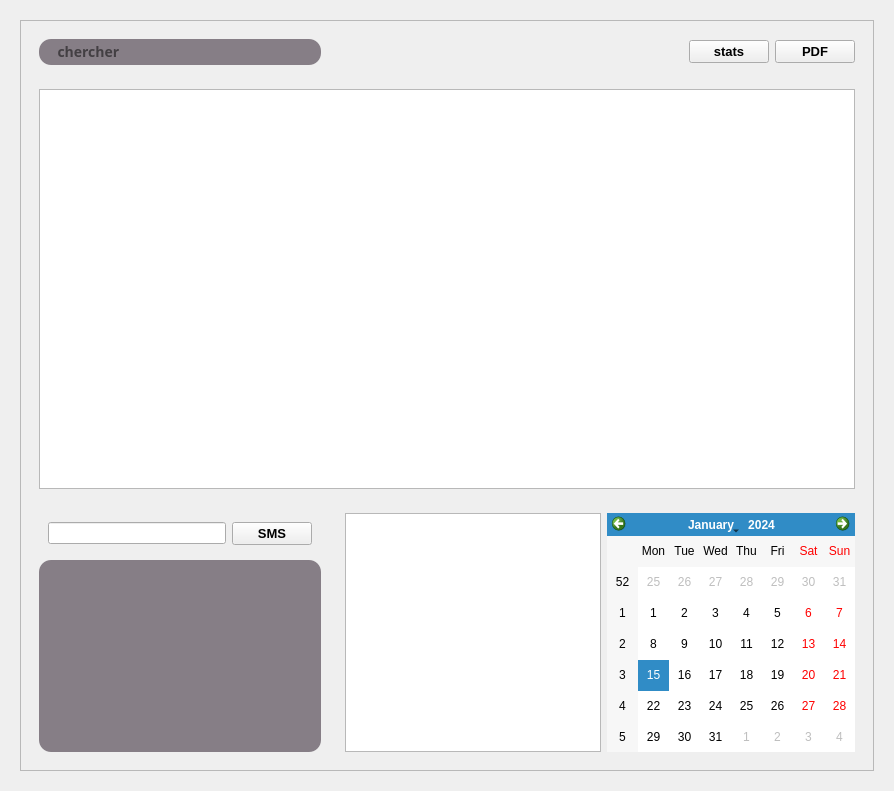
            <widget class="QWidget" name="mainbody" native="true">
             <layout class="QHBoxLayout" name="horizontalLayout_6">
              <item>
               <widget class="QStackedWidget" name="stackedWidget">
                <property name="minimumSize">
                 <size>
                  <width>165</width>
                  <height>100</height>
                 </size>
                </property>
                <property name="currentIndex">
                 <number>1</number>
                </property>
                <widget class="QWidget" name="page"/>
                <widget class="QWidget" name="page_2">
                 <layout class="QVBoxLayout" name="verticalLayout_9">
                  <item>
                   <widget class="QFrame" name="frame_5">
                    <property name="frameShape">
                     <enum>QFrame::StyledPanel</enum>
                    </property>
                    <property name="frameShadow">
                     <enum>QFrame::Raised</enum>
                    </property>
                    <layout class="QGridLayout" name="gridLayout">
                     <item row="2" column="0" colspan="2">
                      <widget class="QWidget" name="widget_4" native="true">
                       <layout class="QVBoxLayout" name="verticalLayout_13">
                        <item>
                         <widget class="QTableView" name="tableView">
                          <property name="minimumSize">
                           <size>
                            <width>0</width>
                            <height>400</height>
                           </size>
                          </property>
                          <property name="styleSheet">
                           <string notr="true"/>
                          </property>
                         </widget>
                        </item>
                       </layout>
                      </widget>
                     </item>
                     <item row="3" column="0">
                      <widget class="QWidget" name="widget_5" native="true">
                       <property name="minimumSize">
                        <size>
                         <width>300</width>
                         <height>0</height>
                        </size>
                       </property>
                       <layout class="QVBoxLayout" name="verticalLayout_14">
                        <item>
                         <widget class="QWidget" name="widget_7" native="true">
                          <layout class="QHBoxLayout" name="horizontalLayout_8">
                           <item>
                            <widget class="QLineEdit" name="numero"/>
                           </item>
                           <item>
                            <widget class="QPushButton" name="envoyerSMS">
                             <property name="font">
                              <font>
                               <pointsize>10</pointsize>
                               <weight>75</weight>
                               <bold>true</bold>
                              </font>
                             </property>
                             <property name="text">
                              <string>SMS</string>
                             </property>
                             <property name="icon">
                              <iconset resource="resource.qrc">
                               <normaloff>:/img/img/sms.png</normaloff>:/img/img/sms.png</iconset>
                             </property>
                             <property name="iconSize">
                              <size>
                               <width>25</width>
                               <height>25</height>
                              </size>
                             </property>
                            </widget>
                           </item>
                          </layout>
                         </widget>
                        </item>
                        <item>
                         <widget class="QTextEdit" name="message">
                          <property name="styleSheet">
                           <string notr="true">selection-background-color:#87b893;
gridline-color: #87b893;
background-color: rgba(62, 47, 62,150);
border-radius:12px;</string>
                          </property>
                         </widget>
                        </item>
                       </layout>
                      </widget>
                     </item>
                     <item row="3" column="1">
                      <widget class="QWidget" name="widget_6" native="true">
                       <layout class="QHBoxLayout" name="horizontalLayout_7">
                        <item>
                         <widget class="QTableView" name="tableView_2"/>
                        </item>
                        <item>
                         <widget class="QCalendarWidget" name="calendarWidget">
                          <property name="styleSheet">
                           <string notr="true">/* navigation bar */
QCalendarWidget QWidget#qt_calendar_navigationbar { background-color: qlineargradient(x1:0, y1:0, x2:0, y2:1, stop: 0 #cccccc, stop: 1 #333333); }
QCalendarWidget QToolButton {
	height: 40px;
	width: 100px;
	color: white;
	font-size: 24px;
	icon-size: 30px, 30px;
	background-color: qlineargradient(x1:0, y1:0, x2:0, y2:1, stop: 0 #cccccc, stop: 1 #333333);
}
QCalendarWidget QMenu {
	width: 100px;
	left: 20px;
	color: white;
	font-size: 18px;
	background-color: rgb(100, 100, 100);
}
QCalendarWidget QSpinBox { 
	width: 100px; 
	font-size:24px; 
	color: white; 
	background-color: qlineargradient(x1:0, y1:0, x2:0, y2:1, stop: 0 #cccccc, stop: 1 #333333); 
	selection-background-color: rgb(136, 136, 136);
	selection-color: rgb(255, 255, 255);
}
QCalendarWidget QSpinBox::up-button { subcontrol-origin: border;  subcontrol-position: top right;  width:65px; }
QCalendarWidget QSpinBox::down-button {subcontrol-origin: border; subcontrol-position: bottom right;  width:65px;}
QCalendarWidget QSpinBox::up-arrow { width:56px;  height:56px; }
QCalendarWidget QSpinBox::down-arrow { width:56px;  height:56px; }
 
/* header row */
QCalendarWidget QWidget { alternate-background-color: rgb(128, 128, 128); }
 
/* normal days */
QCalendarWidget QAbstractItemView:enabled 
{
	font-size:15px;  
	color: rgb(180, 180, 180);  
	background-color: black;  
	selection-background-color: rgb(64, 64, 64); 
	selection-color: rgb(0, 255, 0); 
}

/* days in other months */
QCalendarWidget QAbstractItemView:disabled { color: rgb(64, 64, 64); }
/*</string>
                          </property>
                         </widget>
                        </item>
                       </layout>
                      </widget>
                     </item>
                     <item row="0" column="0">
                      <widget class="QWidget" name="widget_2" native="true">
                       <property name="minimumSize">
                        <size>
                         <width>300</width>
                         <height>0</height>
                        </size>
                       </property>
                       <layout class="QVBoxLayout" name="verticalLayout_12">
                        <item>
                         <widget class="QLineEdit" name="lineEdit_5">
                          <property name="maximumSize">
                           <size>
                            <width>300</width>
                            <height>16777215</height>
                           </size>
                          </property>
                          <property name="font">
                           <font>
                            <family>Outfit</family>
                            <pointsize>-1</pointsize>
                            <weight>75</weight>
                            <italic>false</italic>
                            <bold>true</bold>
                           </font>
                          </property>
                          <property name="styleSheet">
                           <string notr="true">    font: bold 14px;
    padding: 2px;
	border-radius:12px;
background-color: rgba(62, 47, 62,150);

</string>
                          </property>
                          <property name="text">
                           <string/>
                          </property>
                          <property name="placeholderText">
                           <string notr="true">    chercher</string>
                          </property>
                         </widget>
                        </item>
                       </layout>
                      </widget>
                     </item>
                     <item row="0" column="1" alignment="Qt::AlignRight">
                      <widget class="QWidget" name="widget_3" native="true">
                       <property name="maximumSize">
                        <size>
                         <width>230</width>
                         <height>300</height>
                        </size>
                       </property>
                       <layout class="QHBoxLayout" name="horizontalLayout_5">
                        <item>
                         <widget class="QPushButton" name="stats">
                          <property name="font">
                           <font>
                            <pointsize>10</pointsize>
                            <weight>75</weight>
                            <bold>true</bold>
                           </font>
                          </property>
                          <property name="styleSheet">
                           <string notr="true">border:1px solid #1db954/*cc5bce*/;
border-radius:11.25px;
text-align:center;

QPushButton{
text-align:left;
padding:5px 10px;
border-top-left-radius:10px;
border-bottom-left-radius:10px;
}


QPushButton:hover{
border:1px solid #121212 /*#cc5bce*/;
border-radius:11.25px;
text-align:center;
color:#121212;
background-color:#1db954 /*rgb(27, 27, 39)*/;
}</string>
                          </property>
                          <property name="text">
                           <string>stats</string>
                          </property>
                          <property name="icon">
                           <iconset resource="resource.qrc">
                            <normaloff>:/img/img/stat.png</normaloff>:/img/img/stat.png</iconset>
                          </property>
                          <property name="iconSize">
                           <size>
                            <width>25</width>
                            <height>25</height>
                           </size>
                          </property>
                         </widget>
                        </item>
                        <item>
                         <widget class="QPushButton" name="PDF">
                          <property name="font">
                           <font>
                            <pointsize>10</pointsize>
                            <weight>75</weight>
                            <bold>true</bold>
                           </font>
                          </property>
                          <property name="text">
                           <string>PDF</string>
                          </property>
                          <property name="icon">
                           <iconset resource="resource.qrc">
                            <normaloff>:/img/img/pdf.png</normaloff>:/img/img/pdf.png</iconset>
                          </property>
                          <property name="iconSize">
                           <size>
                            <width>25</width>
                            <height>25</height>
                           </size>
                          </property>
                         </widget>
                        </item>
                       </layout>
                      </widget>
                     </item>
                    </layout>
                   </widget>
                  </item>
                 </layout>
                </widget>
               </widget>
              </item>
             </layout>
            </widget>
